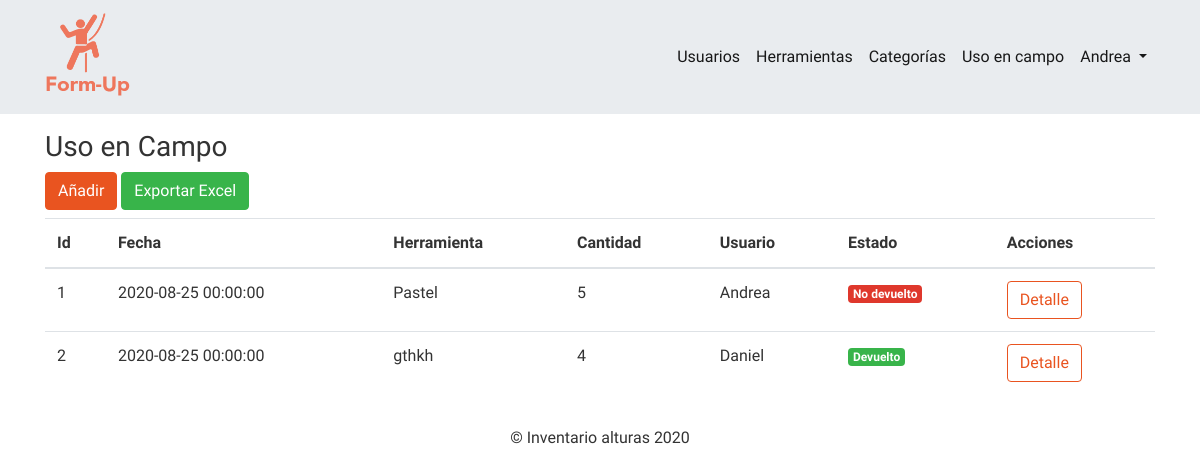
/index.php?controller=loans&action=index (signed in), run on an earlier commit of the app's database.
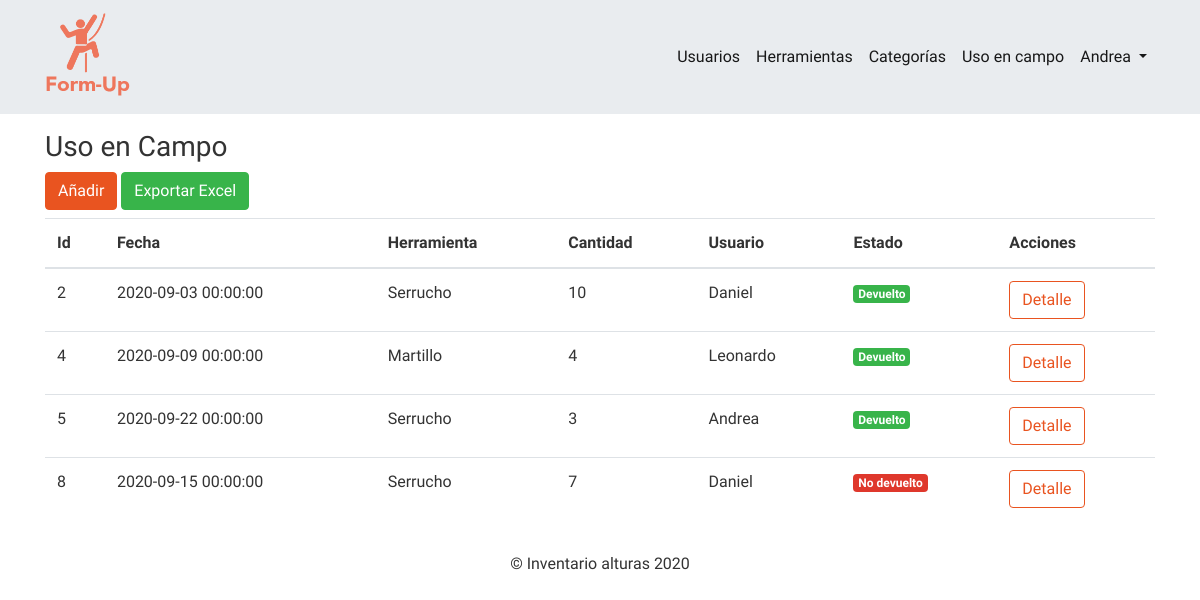
And on a later commit of the database.
### tables this page shows
CREATE TABLE `prestamos` (
  `id` int(11) NOT NULL,
  `fecha` datetime NOT NULL,
  `herramienta_id` int(11) NOT NULL,
  `cantidad` int(11) NOT NULL,
  `usuario_id` int(11) NOT NULL,
  `devuelto` tinyint(1) NOT NULL
);

CREATE TABLE `herramientas` (
  `id` int(11) NOT NULL,
  `nombre` varchar(200) NOT NULL,
  `marca` varchar(200) NOT NULL,
  `longitud` int(11) NOT NULL,
  `serie` int(11) NOT NULL,
  `descripcion` varchar(250) NOT NULL,
  `cantidad` int(11) NOT NULL,
  `foto` varchar(255) DEFAULT NULL,
  `entidad_cert` varchar(255) DEFAULT NULL,
  `fecha_fbc` text DEFAULT NULL,
  `norma_cert` text DEFAULT NULL,
  `vencimiento` text DEFAULT NULL
);

CREATE TABLE `usuarios` (
  `id` int(11) NOT NULL,
  `nombre` varchar(255) NOT NULL,
  `email` varchar(255) NOT NULL,
  `rol_id` int(11) NOT NULL,
  `password` varchar(255) NOT NULL
);

### controllers/LoansController.php (called while the page is built, shortened)
<?php
class LoansController extends BaseController{
    public function index()
    {
        $prestamo_obj  = new Loan();
        $all_loans = $prestamo_obj->getAllLoans();
        require_once 'views/dashboard/loans/index.php';
    }
}

### core/Connection.php (called while the page is built, shortened)
<?php
abstract class Connection
{
    public function __construct()
    {
        try
        {
            $this->dbConnection = new PDO(DB_DRIVER . ':host=' . DB_HOST . ';dbname=' . DB_NAME, DB_USER, DB_PASS);
        } catch (PDOException $ex) {
            echo $ex->getMessage();
            die();
        }
    }
}
?>

### models/Loan.php (called while the page is built, shortened)
<?php
class Loan extends BaseModel
{
    public function getAllLoans()
    {
        try {
            $sql = $this->dbConnection->prepare("SELECT prestamos.*,herramientas.nombre AS herramienta_nombre, usuarios.nombre AS usuario_nombre FROM prestamos INNER JOIN herramientas ON herramientas.id=prestamos.herramienta_id INNER JOIN usuarios ON usuarios.id=prestamos.usuario_id");
            $sql->execute();
            $resultSet = [];
            while ($row = $sql->fetch(PDO::FETCH_OBJ)) {
                $resultSet[] = $row;
            }
            return $resultSet;
        } catch (PDOException $ex) {
            echo $ex->getMessage();
            die();
        }
    }
}
?>

### views/dashboard/loans/index.php (the view, shortened to what this page needs)
<?php include_once 'views/layouts/header.php' ?>
<?php include_once 'views/layouts/navbar.php' ?>
<div class="container my-3">
    <div class="row">
        <div class="col">
            <h3>Uso en Campo</h3>
        </div>
    </div>
    <div class="row">
        <div class="col">
            <a href="index.php?controller=loans&action=create" class="btn btn-primary mb-2">Añadir</a>
            <a href="index.php?controller=loans&action=export" class="btn btn-success mb-2">Exportar Excel</a>
            <table class="table" id="table">
                <thead>
                    <tr>
                        <th>Id</th>
                        <th>Fecha</th>
                        <th>Herramienta</th>
                        <th>Cantidad</th>
                        <th>Usuario</th>
                        <th>Estado</th>
                        <th>Acciones</th>
                    </tr>
                </thead>
                <tbody>
                    <?php if(count($all_loans)>0){?>
                        <?php foreach($all_loans as $row){?>
                            <tr>
                                <td><?php echo $row->id ?></td>
                                <td><?php echo $row->fecha ?></td>
                                <td><?php echo $row->herramienta_nombre ?></td>
                                <td><?php echo $row->cantidad ?></td>
                                <td><?php echo $row->usuario_nombre ?></td>
                                <td><?php echo $row->devuelto == 0?"<span class='badge badge-danger'>No devuelto</span>":"<span class='badge badge-success'>Devuelto</span>" ?></td>
                                <td>
                                    <div class="btn-group" role="group" aria-label="Basic example">
                                        <a href="index.php?controller=loans&action=detail&id=<?php echo $row->id ?>" class="btn btn-outline-primary">Detalle</a>
                                    </div>
                                </td>
                            </tr>
                        <?php }?>
                    <?php }?>
                </tbody>
            </table>
        </div>
    </div>
</div>
<?php include_once 'views/layouts/footer.php' ?>

What changed in the data, as far as the page shows it:
removed prestamos: id "1", fecha "2020-08-25 00:00:00", herramienta.nombre "Pastel", cantidad "5", usuario.nombre "Andrea", devuelto "No devuelto"
changed prestamos id 2: fecha "2020-08-25 00:00:00" → "2020-09-03 00:00:00"; herramienta.nombre "gthkh" → "Serrucho"; cantidad "4" → "10"
added prestamos: id "4", fecha "2020-09-09 00:00:00", herramienta.nombre "Martillo", cantidad "4", usuario.nombre "Leonardo", devuelto "Devuelto"
added prestamos: id "5", fecha "2020-09-22 00:00:00", herramienta.nombre "Serrucho", cantidad "3", usuario.nombre "Andrea", devuelto "Devuelto"
added prestamos: id "8", fecha "2020-09-15 00:00:00", herramienta.nombre "Serrucho", cantidad "7", usuario.nombre "Daniel", devuelto "No devuelto"
